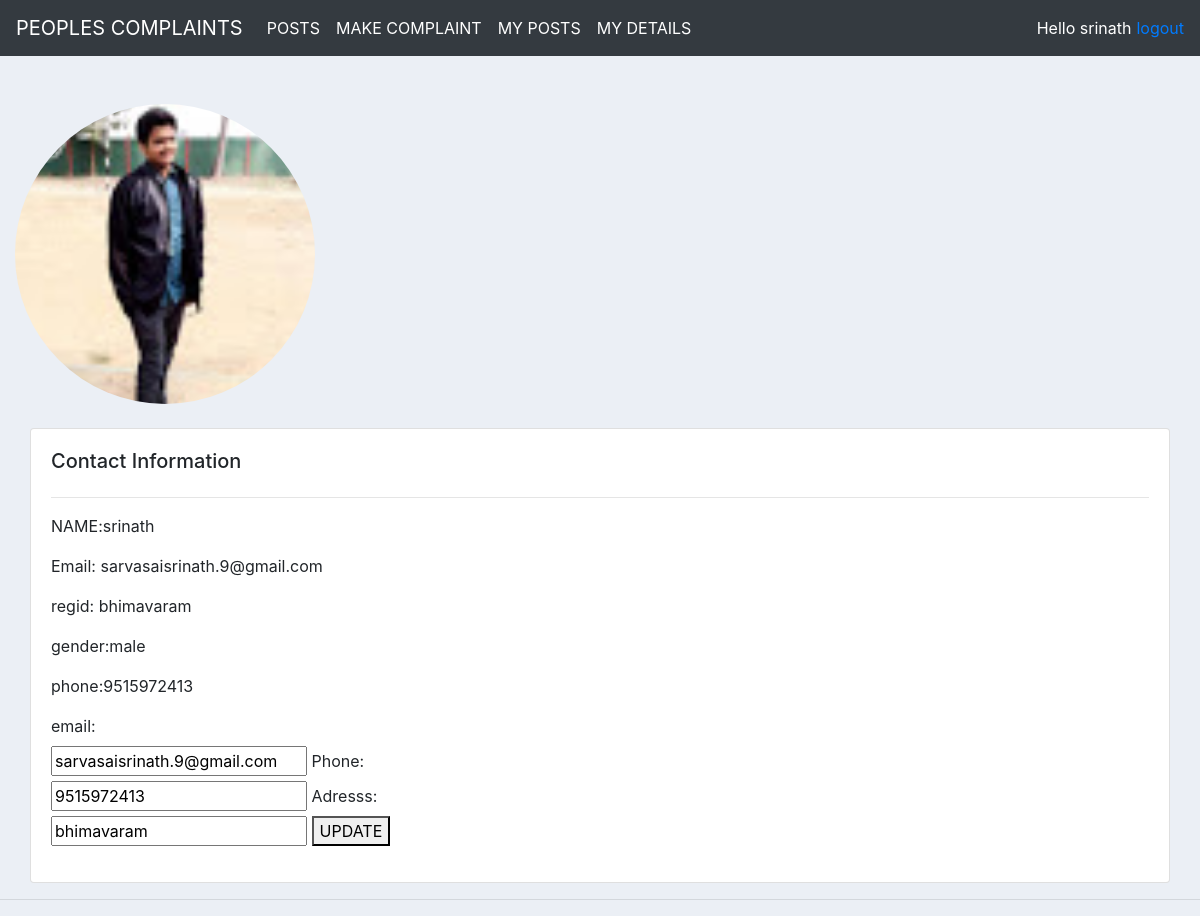
The app's page /mydetails/ (signed in) with its own data.
### issues/models.py (models this page shows)
class person(models.Model):
    user = models.OneToOneField(User, on_delete=models.CASCADE, blank=True, null=True)
    name=models.CharField(max_length=200,null=False)
    email=models.CharField(max_length=200,null=True)
    date_of_join=models.DateTimeField(auto_now_add=True,null=True)
    gender=models.CharField(max_length=10,null=True,choices=(("male","male"),("female","female")))
    phone=models.CharField(max_length=10,null=True)
    address=models.CharField(max_length=10,null=True)
    propic=models.ImageField(default="propic.png",null=True)
    def __str__(self):
        return (self.name)

### issues/views.py (the view)
# urls.py: path('mydetails/',views.mydetails,name="mydetails"),
@login_required(login_url='login')
def mydetails(request):
    persons=person.objects.all()
    profile=request.user.get_username()
    print(profile)
    print(persons)
    if request.method=="POST":
        uemail=request.POST.get('email')
        uphone=request.POST.get('phone')
        uaddress=request.POST.get('address')
        s=persons.objects.filter(name=profile).update(phone=uphone,email=uemail,address=uaddress)
    for i in persons:
        if(i.name==profile):
            name=i.name
            email=i.email
            gender=i.gender
            phone=i.phone
            address=i.address
            return render(request,"issues/mydetails.html",{"persons":persons,"phone":phone,"name":name,"email":email,"gender":gender,"address":address,"i":i})
            break
    return render(request,"issues/mydetails.html",{"persons":persons,"phone":phone,"name":name,"email":email,"gender":gender,"address":address,"i":i})

### issues/templates/issues/mydetails.html (shortened to what this page needs)
{%  extends 'issues/main.html' %}
{% block content %}
	<br>
	<br>
	<img class="profile" src="{{request.user.person.propic.url}}">
	<br>
	<br>
	<div class="col-md">
		<div class="card card-body">
			<h5>Contact Information</h5>
            <hr>
            <p>NAME:{{name}}</p>
			<p>Email: {{email}}</p>
			<p>regid: {{address}}</p>
            <p>gender:{{gender}}</p>
			<p>phone:{{phone}}</p>
			<form method="POST" action="">
		<label for="lname">email:</label><br>
		<input type="text" id="lname" name="email" value="{{email}}">
		<label for="lname">Phone:</label><br>
		<input type="text" id="lname" name="phone" value="{{phone}}">
		<label for="lname">Adresss:</label><br>
		<input type="text" id="lname" name="phone" value="{{address}}">
		<button type="submit" >UPDATE</button>
	  </form>
		</div>
	</div>
{% endblock %}

### issues/templates/issues/navbar.html (shortened to what this page needs)
<nav class="navbar navbar-expand-lg navbar-dark bg-dark">
  <a class="navbar-brand" href="#">PEOPLES COMPLAINTS </a>
  <div class="collapse navbar-collapse" id="navbarNav">
    <ul class="navbar-nav">
      <li class="nav-item active">
        <a class="nav-link" href="{% url 'posts' %}">POSTS </a>
      </li>
      <li class="nav-item active">
        <a class="nav-link" href="{% url 'makecomplaint' %}">MAKE COMPLAINT </a>
      </li>
      <li class="nav-item active">
        <a class="nav-link" href="{% url 'myposts' %}">MY POSTS</a>
      </li>
      <li class="nav-item active">
        <a class="nav-link" href="{% url 'mydetails' %}">MY DETAILS</a>
      </li>
    </ul>
  </div>
  <span style="size:18px;color:white; margin-right: 5px;">Hello {{request.user}}</span>
  <span><a href="{% url 'logout' %}">logout</a></span>
</nav>

### issues/templates/issues/mydetails.html (style rules this page uses)
.profile { width: 300px; height:300px; border-radius: 50% }

### issues/templates/issues/main.html (style rules this page uses)
body { background-color: #ebeff5; }

### records on screen
person: name "srinath", email "sarvasaisrinath.9@gmail.com", address "bhimavaram", gender "male", phone "9515972413", phone "bhimavaram"

### other values on screen
{{ request.user }} "srinath"
